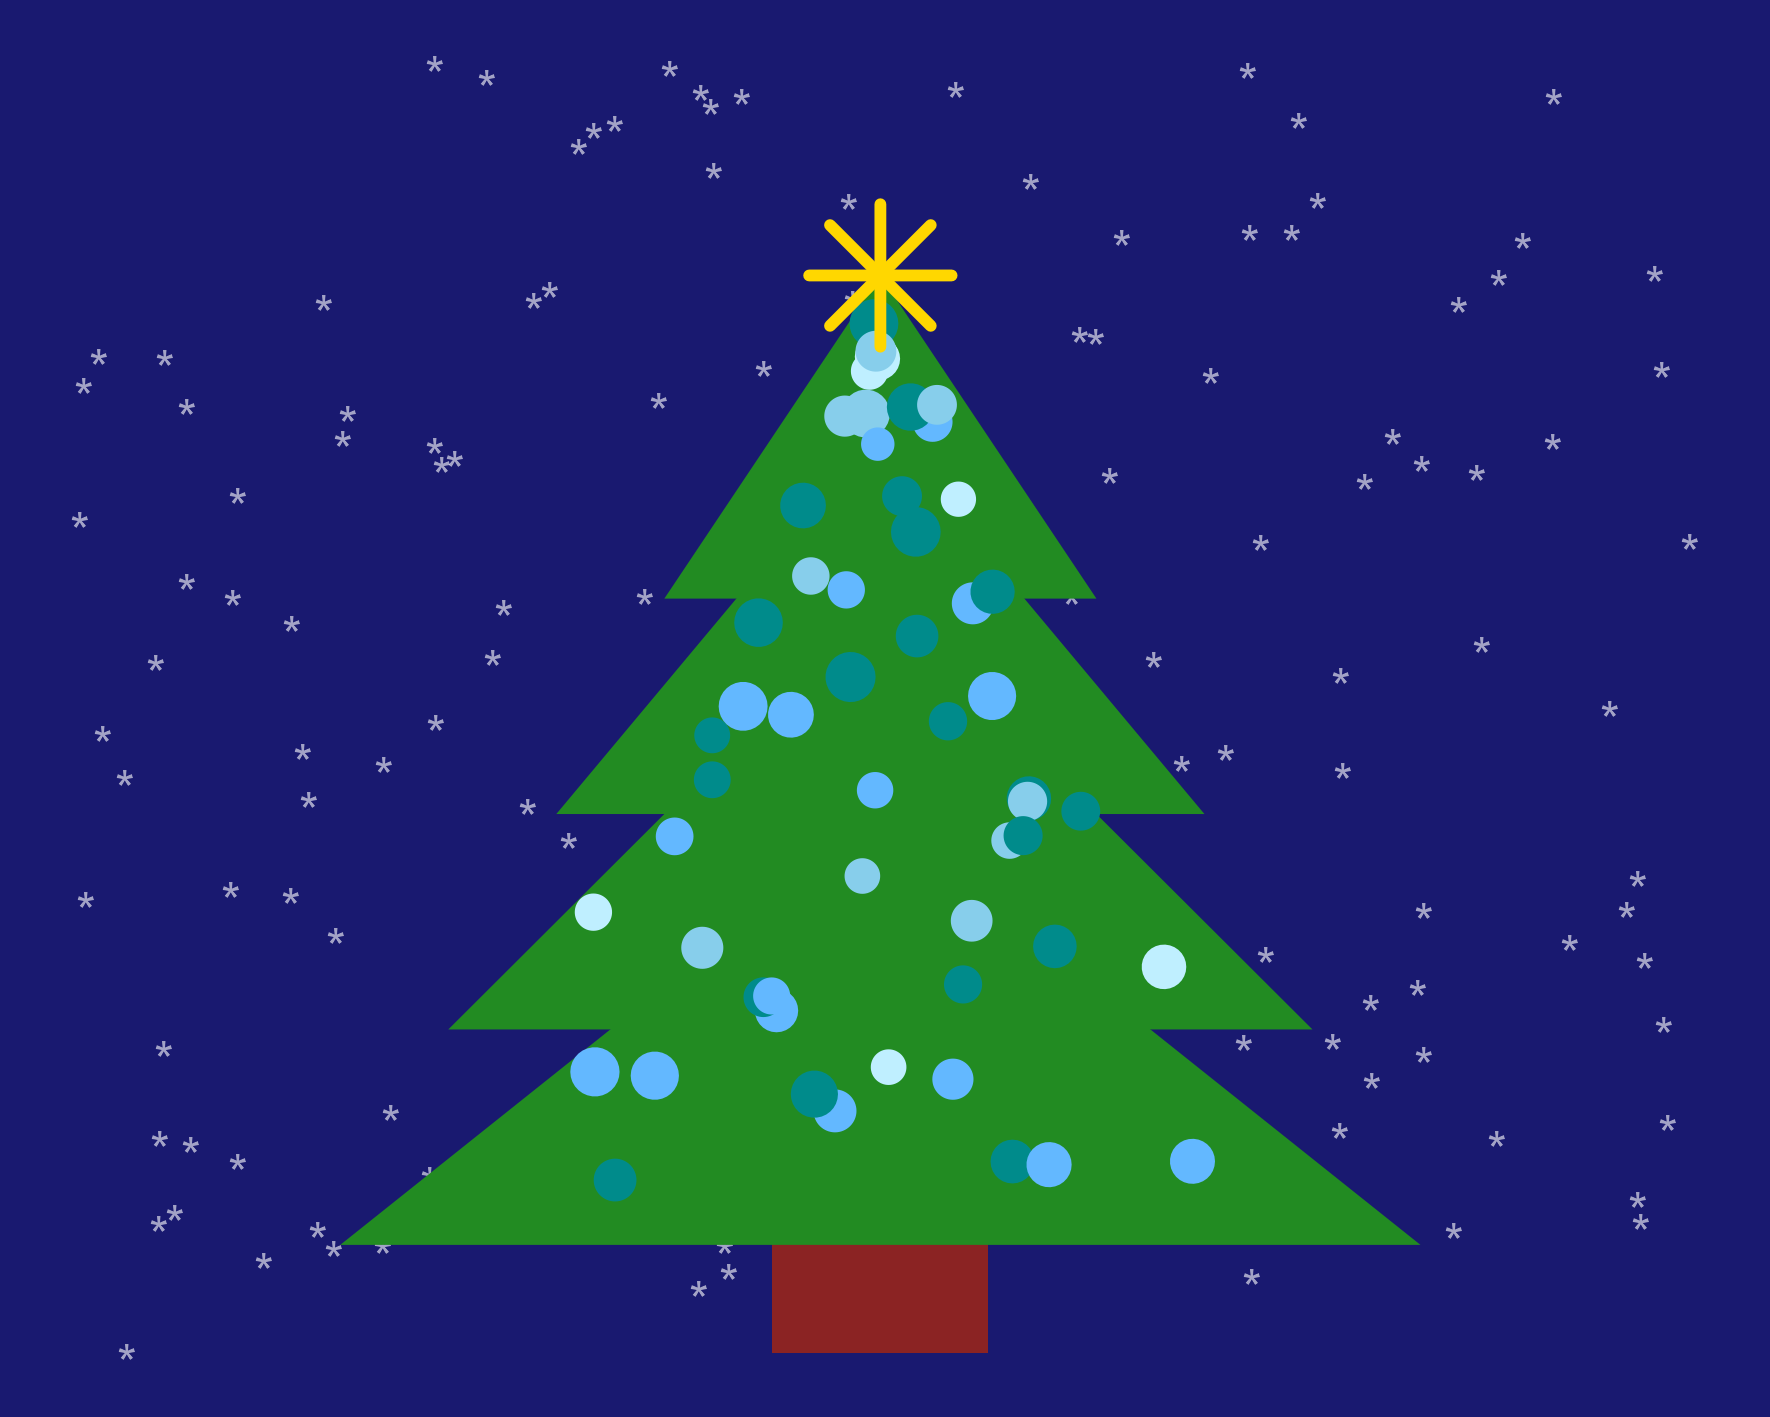

This chart was generated by the following R code:
library(ggplot2)
library(dplyr)

warstwy_choinki <- data.frame(
  x = c(0, -1, 1, 0, -0.8, 0.8, 0, -0.6, 0.6, 0, -0.4, 0.4),
  y = c(2.5, 0.5, 0.5, 3.5, 1.5, 1.5, 4.3, 2.5, 2.5, 5.0, 3.5, 3.5),
  warstwa = rep(c("dol", "srodek1", "srodek2", "gora"), each = 3)
)

pien <- data.frame(xmin = -0.2, xmax = 0.2, ymin = 0, ymax = 1)

set.seed(123)
ilosc_bombek <- 55
bombki <- data.frame(y = runif(ilosc_bombek, 0.7, 4.8)) %>%
  mutate(
    max_x = (5 - y) * 0.18, 
    x = runif(n(), -max_x, max_x),
    kolor = sample(c("lightblue1", "cyan4", "steelblue1", "skyblue"), n(), replace = TRUE),
    rozmiar = runif(n(), 3, 5)
  )

snieg <- data.frame(
  x = runif(150, -1.5, 1.5),
  y = runif(150, 0, 6)
)

choinka <- ggplot() +
  geom_point(data = snieg, aes(x = x, y = y), color = "white", alpha = 0.6, shape = 42, size = 4)+
  geom_rect(data = pien, aes(xmin = xmin, xmax = xmax, ymin = ymin, ymax = ymax), fill = "brown4") +
  geom_polygon(data = warstwy_choinki, aes(x = x, y = y, group = warstwa), fill = "forestgreen") +
  geom_point(data = bombki, aes(x = x, y = y, color = kolor, size = rozmiar)) +
  geom_point(aes(x = 0, y = 5), shape = 8, size = 10, color = "gold", stroke = 2) +
  scale_color_identity() +
  scale_size_identity() +
  theme_void() +
  theme(panel.background = element_rect(fill = "midnightblue"))
choinka

ggsave("MaciatekHelena.png", plot = choinka)
